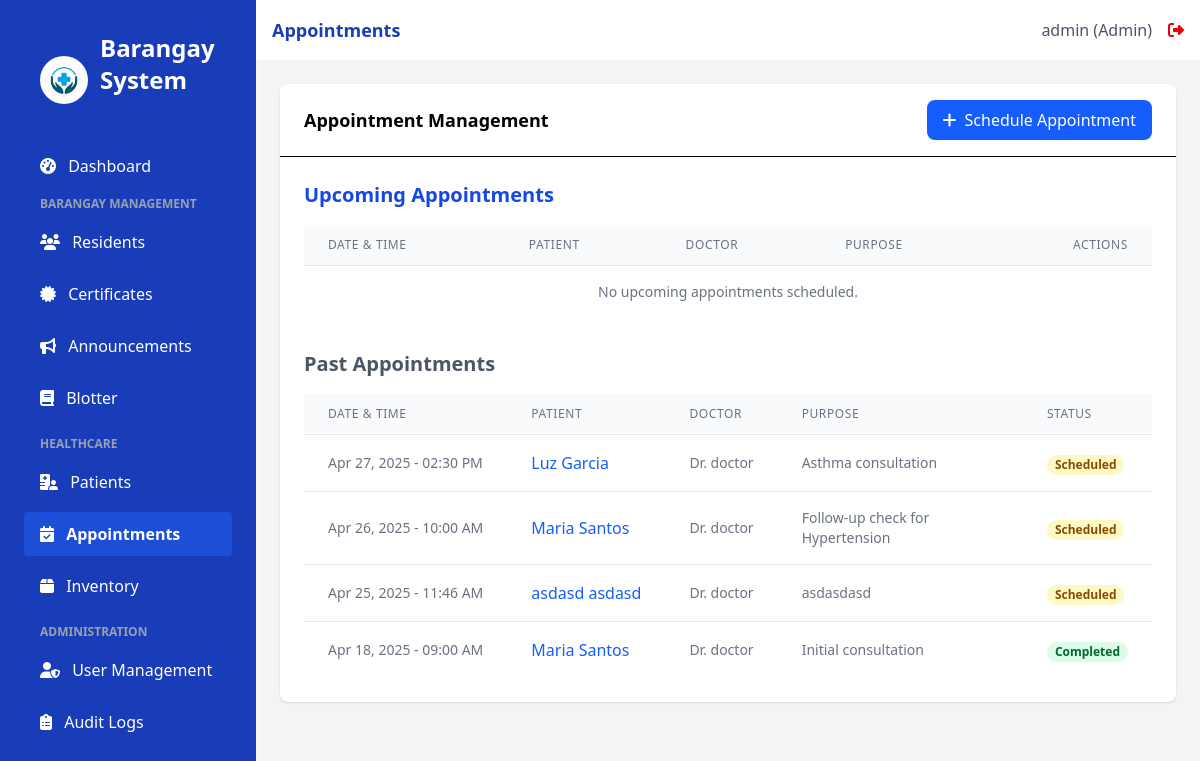
The page /appointments (signed in) on the database its author committed.
### app.py (models this page shows, shortened)
class User(UserMixin, db.Model):
    id = db.Column(db.Integer, primary_key=True)
    username = db.Column(db.String(100), unique=True, nullable=False)
    email = db.Column(db.String(100), unique=True, nullable=False)
    password_hash = db.Column(db.String(200), nullable=False)
    role = db.Column(db.String(20), nullable=False, default='staff')  # admin, doctor, nurse, staff
    created_at = db.Column(db.DateTime, default=datetime.utcnow)
    issued_certificates = db.relationship('Certificate', backref='issuer', lazy=True)

class Appointment(db.Model):
    id = db.Column(db.Integer, primary_key=True)
    patient_id = db.Column(db.Integer, db.ForeignKey('patient.id'), nullable=False)
    doctor_id = db.Column(db.Integer, db.ForeignKey('user.id'))
    appointment_date = db.Column(db.DateTime, nullable=False)
    purpose = db.Column(db.String(200), nullable=False)
    status = db.Column(db.String(20), default='scheduled')  # scheduled, completed, cancelled
    notes = db.Column(db.Text)
    created_at = db.Column(db.DateTime, default=datetime.utcnow)
    patient = db.relationship('Patient', backref='appointments')
    doctor = db.relationship('User', backref='doctor_appointments')

class Resident(db.Model):
    id = db.Column(db.Integer, primary_key=True)
    first_name = db.Column(db.String(100), nullable=False)
    last_name = db.Column(db.String(100), nullable=False)
    address = db.Column(db.String(200), nullable=False)
    contact_number = db.Column(db.String(20))
    birth_date = db.Column(db.Date)
    created_at = db.Column(db.DateTime, default=datetime.utcnow)
    is_patient = db.Column(db.Boolean, default=False)

### app.py (the view)
@app.route('/appointments')
@login_required
def appointments():
    today = datetime.utcnow().date()
    upcoming = Appointment.query.filter(
        Appointment.appointment_date.cast(db.Date) >= today,
        Appointment.status == 'scheduled'
    ).order_by(Appointment.appointment_date).all()
    past = Appointment.query.filter(
        Appointment.appointment_date.cast(db.Date) < today,
        Appointment.status.in_(['scheduled', 'completed'])
    ).order_by(Appointment.appointment_date.desc()).all()
    return render_template('appointments.html',
                          title='Appointments',
                          upcoming=upcoming,
                          past=past)

### app.py (called while the page is built)
@login_manager.user_loader
def load_user(user_id):
    return User.query.get(int(user_id))

### templates/appointments.html
{% extends 'base.html' %}
{% block content %}
<div class="bg-white rounded-lg shadow">
    <div class="border-b px-6 py-4 flex items-center justify-between">
        <h2 class="font-semibold text-lg">Appointment Management</h2>
        <a href="{{ url_for('add_appointment') }}" class="bg-blue-600 hover:bg-blue-700 text-white px-4 py-2 rounded-lg flex items-center">
            <i class="fas fa-plus mr-2"></i> Schedule Appointment
        </a>
    </div>
    <div class="p-6">
        <div class="mb-8">
            <h3 class="text-xl font-semibold mb-4 text-blue-700">Upcoming Appointments</h3>
            <div class="overflow-x-auto">
                <table class="min-w-full divide-y divide-gray-200">
                    <thead class="bg-gray-50">
                        <tr>
                            <th class="px-6 py-3 text-left text-xs font-medium text-gray-500 uppercase tracking-wider">Date & Time</th>
                            <th class="px-6 py-3 text-left text-xs font-medium text-gray-500 uppercase tracking-wider">Patient</th>
                            <th class="px-6 py-3 text-left text-xs font-medium text-gray-500 uppercase tracking-wider">Doctor</th>
                            <th class="px-6 py-3 text-left text-xs font-medium text-gray-500 uppercase tracking-wider">Purpose</th>
                            <th class="px-6 py-3 text-right text-xs font-medium text-gray-500 uppercase tracking-wider">Actions</th>
                        </tr>
                    </thead>
                    <tbody class="bg-white divide-y divide-gray-200">
                        {% if upcoming %}
                            {% for appointment in upcoming %}
                            <tr>
                                <td class="px-6 py-4 whitespace-nowrap text-sm text-gray-500">
                                    {{ appointment.appointment_date.strftime('%b %d, %Y - %I:%M %p') }}
                                </td>
                                <td class="px-6 py-4 whitespace-nowrap">
                                    <a href="{{ url_for('patient_details', id=appointment.patient.id) }}" class="font-medium text-blue-600 hover:underline">
                                        {{ appointment.patient.resident.first_name }} {{ appointment.patient.resident.last_name }}
                                    </a>
                                </td>
                                <td class="px-6 py-4 whitespace-nowrap text-sm text-gray-500">
                                    Dr. {{ appointment.doctor.username }}
                                </td>
                                <td class="px-6 py-4 text-sm text-gray-500">
                                    {{ appointment.purpose|truncate(40) }}
                                </td>
                                <td class="px-6 py-4 whitespace-nowrap text-right text-sm font-medium">
                                    <a href="{{ url_for('add_medical_record', patient_id=appointment.patient.id, appointment_id=appointment.id) }}" class="text-green-600 hover:text-green-900 mr-3" title="Add Record">
                                        <i class="fas fa-notes-medical"></i>
                                    </a>
                                    <button class="text-red-600 hover:text-red-900" title="Cancel Appointment">
                                        <i class="fas fa-times-circle"></i>
                                    </button>
                                </td>
                            </tr>
                            {% endfor %}
                        {% else %}
                            <tr>
                                <td colspan="5" class="px-6 py-4 text-center text-sm text-gray-500">
                                    No upcoming appointments scheduled.
                                </td>
                            </tr>
                        {% endif %}
                    </tbody>
                </table>
            </div>
        </div>
        <div>
            <h3 class="text-xl font-semibold mb-4 text-gray-600">Past Appointments</h3>
            <div class="overflow-x-auto">
                <table class="min-w-full divide-y divide-gray-200">
                    <thead class="bg-gray-50">
                        <tr>
                            <th class="px-6 py-3 text-left text-xs font-medium text-gray-500 uppercase tracking-wider">Date & Time</th>
                            <th class="px-6 py-3 text-left text-xs font-medium text-gray-500 uppercase tracking-wider">Patient</th>
                            <th class="px-6 py-3 text-left text-xs font-medium text-gray-500 uppercase tracking-wider">Doctor</th>
                            <th class="px-6 py-3 text-left text-xs font-medium text-gray-500 uppercase tracking-wider">Purpose</th>
                            <th class="px-6 py-3 text-left text-xs font-medium text-gray-500 uppercase tracking-wider">Status</th>
                        </tr>
                    </thead>
                    <tbody class="bg-white divide-y divide-gray-200">
                        {% if past %}
                            {% for appointment in past %}
                            <tr>
                                <td class="px-6 py-4 whitespace-nowrap text-sm text-gray-500">
                                    {{ appointment.appointment_date.strftime('%b %d, %Y - %I:%M %p') }}
                                </td>
                                <td class="px-6 py-4 whitespace-nowrap">
                                    <a href="{{ url_for('patient_details', id=appointment.patient.id) }}" class="font-medium text-blue-600 hover:underline">
                                        {{ appointment.patient.resident.first_name }} {{ appointment.patient.resident.last_name }}
                                    </a>
                                </td>
                                <td class="px-6 py-4 whitespace-nowrap text-sm text-gray-500">
                                    Dr. {{ appointment.doctor.username }}
                                </td>
                                <td class="px-6 py-4 text-sm text-gray-500">
                                    {{ appointment.purpose|truncate(40) }}
                                </td>
                                <td class="px-6 py-4 whitespace-nowrap">
                                    <span class="px-2 inline-flex text-xs leading-5 font-semibold rounded-full
                                        {% if appointment.status == 'completed' %}bg-green-100 text-green-800
                                        {% elif appointment.status == 'scheduled' %}bg-yellow-100 text-yellow-800
                                        {% elif appointment.status == 'cancelled' %}bg-red-100 text-red-800
                                        {% else %}bg-gray-100 text-gray-800{% endif %}">
                                        {{ appointment.status|capitalize }}
                                    </span>
                                </td>
                            </tr>
                            {% endfor %}
                        {% else %}
                            <tr>
                                <td colspan="5" class="px-6 py-4 text-center text-sm text-gray-500">
                                    No past appointment records found.
                                </td>
                            </tr>
                        {% endif %}
                    </tbody>
                </table>
            </div>
        </div>
    </div>
</div>
{% endblock %}

### templates/base.html (shortened to what this page needs)
<!DOCTYPE html>
<html lang="en">
<head>
    <script src="https://cdn.jsdelivr.net/npm/@tailwindcss/browser@4"></script>
    <link rel="stylesheet" href="https://cdnjs.cloudflare.com/ajax/libs/font-awesome/6.4.0/css/all.min.css">
</head>
<body class="bg-gray-50 flex h-screen">
    <div class="bg-blue-800 text-white w-64 py-4 flex-shrink-0 hidden md:block">
        <div class="px-6">
            <div class="p-4 flex items-center">
                <img src="{{ url_for('static', filename='images/logo.jpg') }}" alt="Barangay Logo" class="h-12 w-12 mr-3 rounded-full">
                <h1 class="text-2xl font-bold mb-8">Barangay System</h1>
            </div>
            <nav>
                <a href="{{ url_for('index') }}" class="sidebar-link block py-2.5 px-4 rounded transition duration-200 {% if request.path == url_for('index') %}sidebar-active{% else %}hover:bg-blue-700{% endif %} mb-2">
                    <i class="fas fa-tachometer-alt mr-2"></i> Dashboard
                </a>
                {% if current_user.role != 'doctor' and current_user.role != 'nurse' %}
                <div class="mb-4">
                    <p class="text-xs uppercase text-gray-400 font-semibold mb-2 pl-4">Barangay Management</p>
                    <a href="{{ url_for('residents') }}" class="sidebar-link block py-2.5 px-4 rounded transition duration-200 {% if request.path == url_for('residents') %}sidebar-active{% else %}hover:bg-blue-700{% endif %} mb-2">
                        <i class="fas fa-users mr-2"></i> Residents
                    </a>
                    <a href="{{ url_for('certificates') }}" class="sidebar-link block py-2.5 px-4 rounded transition duration-200 {% if request.path == url_for('certificates') %}sidebar-active{% else %}hover:bg-blue-700{% endif %} mb-2">
                        <i class="fas fa-certificate mr-2"></i> Certificates
                    </a>
                    <a href="{{ url_for('announcements') }}" class="sidebar-link block py-2.5 px-4 rounded transition duration-200 {% if request.path == url_for('announcements') %}sidebar-active{% else %}hover:bg-blue-700{% endif %} mb-2">
                        <i class="fas fa-bullhorn mr-2"></i> Announcements
                    </a>
                    <a href="{{ url_for('blotter') }}" class="sidebar-link block py-2.5 px-4 rounded transition duration-200 {% if request.path.startswith('/blotter') %}sidebar-active{% else %}hover:bg-blue-700{% endif %} mb-2">
                        <i class="fas fa-book mr-2"></i> Blotter
                    </a>
                </div>
                {% endif %}
                {% if current_user.role != 'staff' %}
                <div class="mb-4">
                    <p class="text-xs uppercase text-gray-400 font-semibold mb-2 pl-4">Healthcare</p>
                    <a href="{{ url_for('patients') }}" class="sidebar-link block py-2.5 px-4 rounded transition duration-200 {% if request.path == url_for('patients') %}sidebar-active{% else %}hover:bg-blue-700{% endif %} mb-2">
                        <i class="fas fa-hospital-user mr-2"></i> Patients
                    </a>
                    <a href="{{ url_for('appointments') }}" class="sidebar-link block py-2.5 px-4 rounded transition duration-200 {% if request.path == url_for('appointments') %}sidebar-active{% else %}hover:bg-blue-700{% endif %} mb-2">
                        <i class="fas fa-calendar-check mr-2"></i> Appointments
                    </a>
                    <a href="{{ url_for('inventory') }}" class="sidebar-link block py-2.5 px-4 rounded transition duration-200 {% if request.path == url_for('inventory') %}sidebar-active{% else %}hover:bg-blue-700{% endif %} mb-2">
                        <i class="fas fa-box mr-2"></i> Inventory
                    </a>
                </div>
                {% endif %}
                {% if current_user.is_authenticated and current_user.role == 'admin' %}
                <div class="mb-4">
                    <p class="text-xs uppercase text-gray-400 font-semibold mb-2 pl-4">Administration</p>
                    <a href="{{ url_for('users') }}" class="sidebar-link block py-2.5 px-4 rounded transition duration-200 {% if request.path == url_for('users') %}sidebar-active{% else %}hover:bg-blue-700{% endif %} mb-2">
                        <i class="fas fa-user-shield mr-2"></i> User Management
                    </a>
                    <a href="{{ url_for('audit_logs') }}" class="sidebar-link block py-2.5 px-4 rounded transition duration-200 {% if request.path == url_for('audit_logs') %}sidebar-active{% else %}hover:bg-blue-700{% endif %} mb-2">
                        <i class="fas fa-clipboard-list mr-2"></i> Audit Logs
                    </a>
                </div>
                {% endif %}
            </nav>
        </div>
    </div>
    <div class="flex-1 flex flex-col overflow-hidden">
        <header class="bg-white shadow-sm py-4 px-4">
            <div class="flex items-center justify-between">
                <div class="text-lg font-semibold text-blue-800">{{ title }}</div>
                {% if current_user.is_authenticated %}
                <div class="flex items-center">
                    <span class="text-gray-600 mr-4">{{ current_user.username }} ({{ current_user.role|capitalize }})</span>
                    <a href="{{ url_for('logout') }}" class="text-red-600 hover:text-red-800">
                        <i class="fas fa-sign-out-alt"></i>
                    </a>
                </div>
                {% endif %}
            </div>
        </header>
        <main class="flex-1 overflow-x-hidden overflow-y-auto bg-gray-100 p-6">
            {% block content %}{% endblock %}
        </main>
    </div>
</body>
</html>

### templates/base.html (style rules this page uses)
.sidebar-active { background-color: #1D4ED8; color: white; font-weight: 600; }

### rows shown on the page
User: username "admin", role "Admin"
Appointment: appointment_date "Apr 27, 2025 - 02:30 PM", patient.resident.first_name "Luz", patient.resident.last_name "Garcia", doctor.username "doctor", purpose "Asthma consultation", status "Scheduled"
Appointment: appointment_date "Apr 26, 2025 - 10:00 AM", patient.resident.first_name "Maria", patient.resident.last_name "Santos", doctor.username "doctor", purpose "Follow-up check for Hypertension", status "Scheduled"
Appointment: appointment_date "Apr 25, 2025 - 11:46 AM", patient.resident.first_name "asdasd", patient.resident.last_name "asdasd", doctor.username "doctor", purpose "asdasdasd", status "Scheduled"
Appointment: appointment_date "Apr 18, 2025 - 09:00 AM", patient.resident.first_name "Maria", patient.resident.last_name "Santos", doctor.username "doctor", purpose "Initial consultation", status "Completed"

### other values the page prints
{{ title }} "Appointments"
